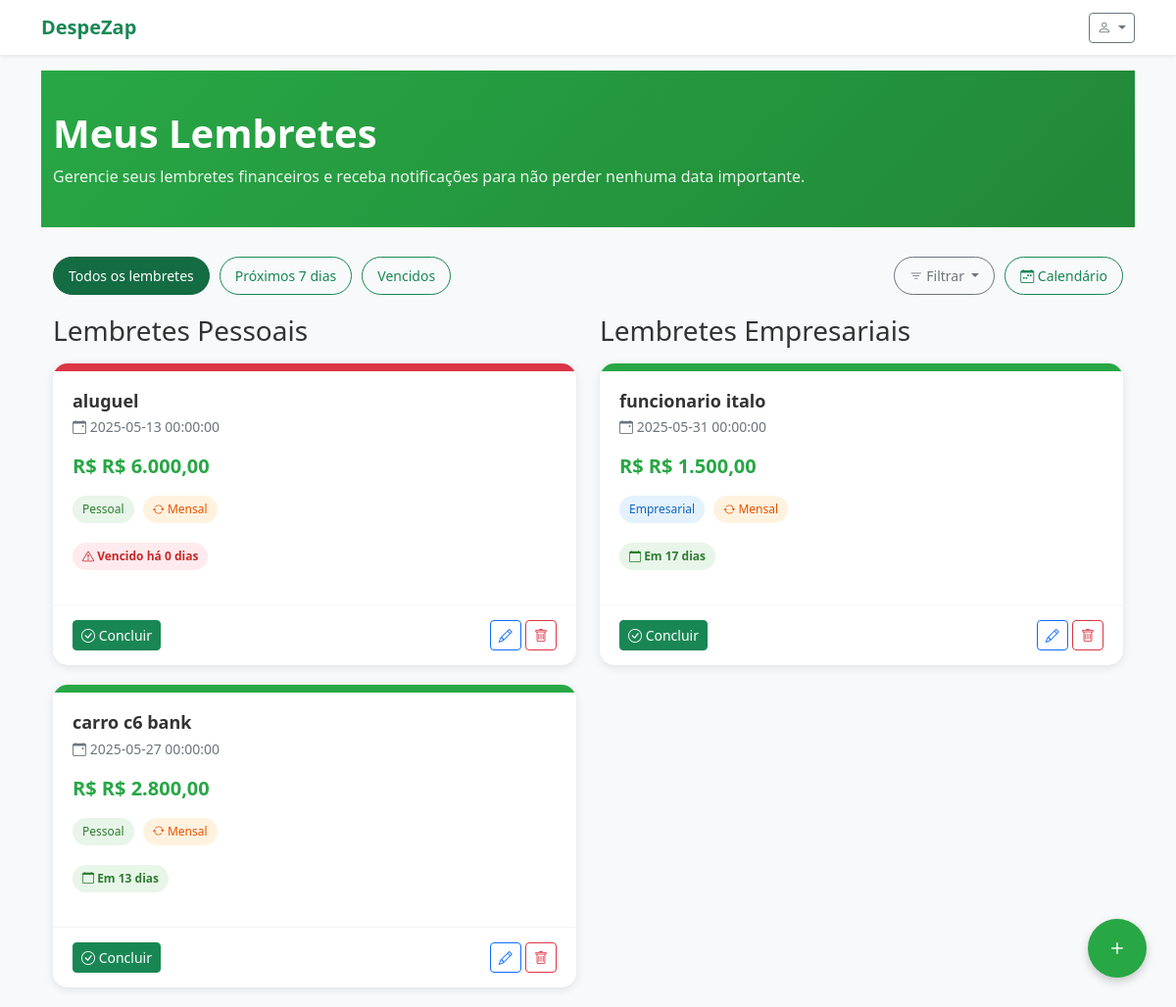
Screenshot of /lembretes (signed in) with the database file from the repository.
### tables this page shows
CREATE TABLE lembretes (
    id INTEGER PRIMARY KEY AUTOINCREMENT,
    usuario_id INTEGER NOT NULL,
    titulo TEXT NOT NULL,
    descricao TEXT,
    data TEXT NOT NULL,
    valor REAL,
    notificacao INTEGER DEFAULT 0,
    recorrente INTEGER DEFAULT 0,
    periodicidade TEXT,
    tipo_perfil TEXT DEFAULT 'pessoal',
    concluido INTEGER DEFAULT 0,
    data_criacao TEXT,
    FOREIGN KEY (usuario_id) REFERENCES usuarios (id)
);

### rotas/web_rotas.py (the view)
@web_bp.route('/lembretes')
@login_required
def lembretes():
    from config import Config
    usuario_id = session.get('usuario_id')
    usuario_model = Usuario(Config.DATABASE)
    usuario = usuario_model.buscar_por_id(usuario_id)
    lembrete_model = Lembrete(Config.DATABASE)
    lembretes_pessoais = lembrete_model.buscar(
        usuario_id=usuario_id,
        tipo_perfil='pessoal',
        concluido=0
    )
    lembretes_empresariais = lembrete_model.buscar(
        usuario_id=usuario_id,
        tipo_perfil='empresarial',
        concluido=0
    )
    return render_template(
        'lembretes.html',
        app_name=Config.APP_NAME,
        usuario=usuario,
        lembretes_pessoais=lembretes_pessoais,
        lembretes_empresariais=lembretes_empresariais
    )

### app.py (called while the page is built)
@app.template_filter('format_date')
def format_date(date_str):
    if not date_str:
        return ''
    try:
        date_obj = datetime.strptime(date_str, '%Y-%m-%d')
        return date_obj.strftime('%d/%m/%Y')
    except:
        return date_str

@app.template_filter('to_date')
def to_date(date_str):
    if not date_str:
        return datetime.now()
    try:
        return datetime.strptime(date_str, '%Y-%m-%d')
    except:
        return datetime.now()

@app.template_filter('format_currency')
def format_currency(value):
    if value is None:
        return 'R$ 0,00'
    return f"R$ {float(value):,.2f}".replace('.', 'X').replace(',', '.').replace('X', ',')

@app.context_processor
def inject_today():
    return {'today': datetime.now()}

### database/models.py (called while the page is built)
    def buscar_por_id(self, usuario_id):
        conn = sqlite3.connect(self.db_path)
        conn.row_factory = sqlite3.Row
        cursor = conn.cursor()
        cursor.execute("SELECT * FROM usuarios WHERE id = ?", (usuario_id,))
        usuario = cursor.fetchone()
        conn.close()
        return dict(usuario) if usuario else None

### rotas/web_rotas.py (called while the page is built)
def login_required(f):
    @wraps(f)
    def decorated_function(*args, **kwargs):
        if 'usuario_id' not in session:
            return redirect(url_for('web.login', next=request.url))
        return f(*args, **kwargs)
    return decorated_function

### templates/lembretes.html (shortened to what this page needs)
{% extends 'base.html' %}
{% block content %}
<div class="lembretes-header">
    <div class="container">
        <h1>Meus Lembretes</h1>
        <p>Gerencie seus lembretes financeiros e receba notificações para não perder nenhuma data importante.</p>
    </div>
</div>
<div class="container">
    <div class="filter-bar">
        <button class="btn btn-success active" id="btn-todos-lembretes">Todos os lembretes</button>
        <button class="btn btn-outline-success" id="btn-proximos-lembretes">Próximos 7 dias</button>
        <button class="btn btn-outline-success" id="btn-lembretes-vencidos">Vencidos</button>
        <div class="filter-dropdown ms-auto">
            <button class="btn btn-outline-secondary dropdown-toggle" type="button" data-bs-toggle="dropdown">
                <i class="bi bi-filter"></i> Filtrar
            </button>
        </div>
        <button class="btn btn-outline-success" id="btn-calendario">
            <i class="bi bi-calendar-week"></i> Calendário
        </button>
    </div>
    <div id="lista-lembretes">
        <div class="row">
            <div class="col-lg-6">
                <h3 class="mb-3">Lembretes Pessoais</h3>
                {% if lembretes_pessoais %}
                    {% for lembrete in lembretes_pessoais %}
                    <div class="lembrete-card">
                        <div class="lembrete-status-bar
                            {% if (lembrete.data|to_date - today).days < 0 %}
                                lembrete-status-danger
                            {% elif (lembrete.data|to_date - today).days <= 3 %}
                                lembrete-status-warning
                            {% elif (lembrete.data|to_date - today).days <= 7 %}
                                lembrete-status-info
                            {% else %}
                                lembrete-status-normal
                            {% endif %}
                        "></div>
                        <div class="lembrete-body">
                            <h4 class="lembrete-title">{{ lembrete.titulo }}</h4>
                            <div class="lembrete-date">
                                <i class="bi bi-calendar-event"></i>
                                {{ lembrete.data|to_date|format_date }}
                            </div>
                            {% if lembrete.valor %}
                            <div class="lembrete-value">R$ {{ lembrete.valor|format_currency }}</div>
                            {% endif %}
                            <div class="lembrete-tags">
                                <span class="lembrete-tag lembrete-tag-personal">Pessoal</span>
                                {% if lembrete.recorrente %}
                                <span class="lembrete-tag lembrete-tag-recurrent">
                                    <i class="bi bi-arrow-repeat"></i>
                                    {% if lembrete.periodicidade == 'mensal' %}
                                        Mensal
                                    {% elif lembrete.periodicidade == 'quinzenal' %}
                                        Quinzenal
                                    {% elif lembrete.periodicidade == 'semanal' %}
                                        Semanal
                                    {% else %}
                                        Recorrente
                                    {% endif %}
                                </span>
                                {% endif %}
                            </div>
                            <div class="lembrete-countdown
                                {% if (lembrete.data|to_date - today).days < 0 %}
                                    lembrete-countdown-danger
                                {% elif (lembrete.data|to_date - today).days == 0 %}
                                    lembrete-countdown-today
                                {% elif (lembrete.data|to_date - today).days <= 3 %}
                                    lembrete-countdown-warning
                                {% else %}
                                    lembrete-countdown-normal
                                {% endif %}
                            ">
                                {% if (lembrete.data|to_date - today).days < 0 %}
                                    <i class="bi bi-exclamation-triangle"></i> Vencido há {{ (today - lembrete.data|to_date).days }} dias
                                {% elif (lembrete.data|to_date - today).days == 0 %}
                                    <i class="bi bi-calendar-check"></i> Hoje!
                                {% elif (lembrete.data|to_date - today).days == 1 %}
                                    <i class="bi bi-calendar-date"></i> Amanhã
                                {% else %}
                                    <i class="bi bi-calendar"></i> Em {{ (lembrete.data|to_date - today).days }} dias
                                {% endif %}
                            </div>
                        </div>
                        <div class="lembrete-footer">
                            <div>
                                <button class="btn btn-sm btn-success btn-concluir-lembrete" data-id="{{ lembrete.id }}">
                                    <i class="bi bi-check-circle"></i> Concluir
                                </button>
                            </div>
                            <div>
                                <button class="btn btn-sm btn-outline-primary btn-editar-lembrete" data-id="{{ lembrete.id }}">
                                    <i class="bi bi-pencil"></i>
                                </button>
                                <button class="btn btn-sm btn-outline-danger btn-excluir-lembrete" data-id="{{ lembrete.id }}">
                                    <i class="bi bi-trash"></i>
                                </button>
                            </div>
                        </div>
                    </div>
                    {% endfor %}
                {% endif %}
            </div>
            <div class="col-lg-6">
                <h3 class="mb-3">Lembretes Empresariais</h3>
                {% if lembretes_empresariais %}
                    {% for lembrete in lembretes_empresariais %}
                    <div class="lembrete-card">
                        <div class="lembrete-status-bar
                            {% if (lembrete.data|to_date - today).days < 0 %}
                                lembrete-status-danger
                            {% elif (lembrete.data|to_date - today).days <= 3 %}
                                lembrete-status-warning
                            {% elif (lembrete.data|to_date - today).days <= 7 %}
                                lembrete-status-info
                            {% else %}
                                lembrete-status-normal
                            {% endif %}
                        "></div>
                        <div class="lembrete-body">
                            <h4 class="lembrete-title">{{ lembrete.titulo }}</h4>
                            <div class="lembrete-date">
                                <i class="bi bi-calendar-event"></i>
                                {{ lembrete.data|to_date|format_date }}
                            </div>
                            {% if lembrete.valor %}
                            <div class="lembrete-value">R$ {{ lembrete.valor|format_currency }}</div>
                            {% endif %}
                            <div class="lembrete-tags">
                                <span class="lembrete-tag lembrete-tag-business">Empresarial</span>
                                {% if lembrete.recorrente %}
                                <span class="lembrete-tag lembrete-tag-recurrent">
                                    <i class="bi bi-arrow-repeat"></i>
                                    {% if lembrete.periodicidade == 'mensal' %}
                                        Mensal
                                    {% elif lembrete.periodicidade == 'quinzenal' %}
                                        Quinzenal
                                    {% elif lembrete.periodicidade == 'semanal' %}
                                        Semanal
                                    {% else %}
                                        Recorrente
                                    {% endif %}
                                </span>
                                {% endif %}
                            </div>
                            <div class="lembrete-countdown
                                {% if (lembrete.data|to_date - today).days < 0 %}
                                    lembrete-countdown-danger
                                {% elif (lembrete.data|to_date - today).days == 0 %}
                                    lembrete-countdown-today
                                {% elif (lembrete.data|to_date - today).days <= 3 %}
                                    lembrete-countdown-warning
                                {% else %}
                                    lembrete-countdown-normal
                                {% endif %}
                            ">
                                {% if (lembrete.data|to_date - today).days < 0 %}
                                    <i class="bi bi-exclamation-triangle"></i> Vencido há {{ (today - lembrete.data|to_date).days }} dias
                                {% elif (lembrete.data|to_date - today).days == 0 %}
                                    <i class="bi bi-calendar-check"></i> Hoje!
                                {% elif (lembrete.data|to_date - today).days == 1 %}
                                    <i class="bi bi-calendar-date"></i> Amanhã
                                {% else %}
                                    <i class="bi bi-calendar"></i> Em {{ (lembrete.data|to_date - today).days }} dias
                                {% endif %}
                            </div>
                        </div>
                        <div class="lembrete-footer">
                            <div>
                                <button class="btn btn-sm btn-success btn-concluir-lembrete" data-id="{{ lembrete.id }}">
                                    <i class="bi bi-check-circle"></i> Concluir
                                </button>
                            </div>
                            <div>
                                <button class="btn btn-sm btn-outline-primary btn-editar-lembrete" data-id="{{ lembrete.id }}">
                                    <i class="bi bi-pencil"></i>
                                </button>
                                <button class="btn btn-sm btn-outline-danger btn-excluir-lembrete" data-id="{{ lembrete.id }}">
                                    <i class="bi bi-trash"></i>
                                </button>
                            </div>
                        </div>
                    </div>
                    {% endfor %}
                {% endif %}
            </div>
        </div>
    </div>
    <a href="#" class="fab-button" data-bs-toggle="modal" data-bs-target="#modalAddLembrete">
        <i class="bi bi-plus"></i>
    </a>
</div>
{% endblock %}

### templates/base.html (shortened to what this page needs)
<!DOCTYPE html>
<html lang="pt-br">
<head>
    <link href="https://cdn.jsdelivr.net/npm/bootstrap@5.3.0-alpha1/dist/css/bootstrap.min.css" rel="stylesheet">
    <link rel="stylesheet" href="https://cdn.jsdelivr.net/npm/bootstrap-icons@1.10.0/font/bootstrap-icons.css">
</head>
<body>
    <nav class="navbar navbar-expand bg-white shadow-sm mb-3">
        <div class="container">
            <a class="navbar-brand" href="/">
                <span class="text-success">{{ app_name }}</span>
            </a>
            <div class="d-flex">
                {% if 'usuario_id' in session %}
                <div class="dropdown">
                    <button class="btn btn-sm btn-outline-secondary dropdown-toggle" type="button" data-bs-toggle="dropdown">
                        <i class="bi bi-person"></i>
                    </button>
                </div>
                {% else %}
                <a href="/login" class="btn btn-sm btn-success me-2">Entrar</a>
                <a href="/cadastro" class="btn btn-sm btn-outline-success">Cadastrar</a>
                {% endif %}
            </div>
        </div>
    </nav>
    <div class="container">
        {% block content %}{% endblock %}
    </div>
</body>
</html>

### rows the page displays
lembretes: titulo "aluguel", data|to_date "2025-05-13 00:00:00", valor "R$ 6.000,00", recorrente 1 (drawn), (today-lembrete.data|to_date).days "0"
lembretes: titulo "carro c6 bank", data|to_date "2025-05-27 00:00:00", valor "R$ 2.800,00", recorrente 1 (drawn), (lembrete.data|to_date-today).days "13"
lembretes: titulo "funcionario italo", data|to_date "2025-05-31 00:00:00", valor "R$ 1.500,00", recorrente 1 (drawn), (lembrete.data|to_date-today).days "17"

### other values shown
{{ app_name }} "DespeZap"
